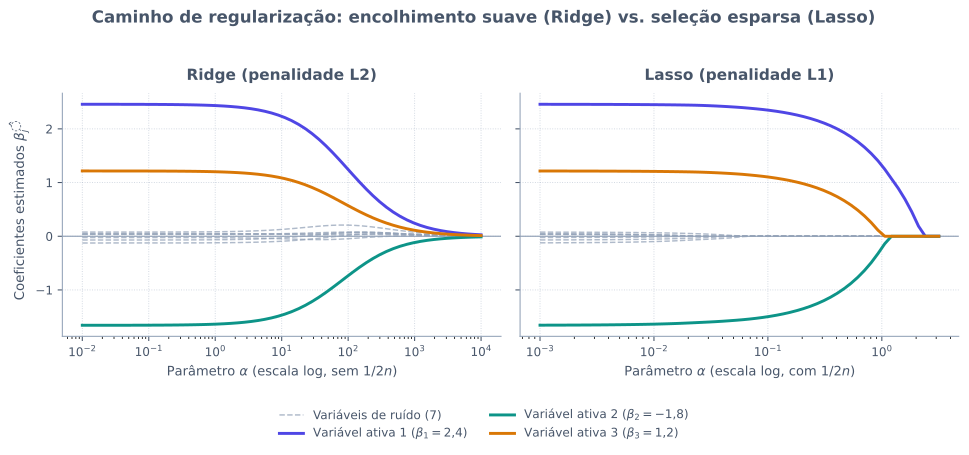

Write the Python code that produced this figure.
from pathlib import Path

import matplotlib.pyplot as plt
import numpy as np
from sklearn.linear_model import Lasso, Ridge
from sklearn.preprocessing import StandardScaler


def main() -> None:
    plt.rcParams["svg.fonttype"] = "none"

    rng = np.random.default_rng(0)
    n_amostras, n_vars = 120, 10

    # Variáveis preditoras correlacionadas (como features de estímulo ou canais de EEG)
    fator_comum = rng.normal(0.0, 1.0, size=(n_amostras, 1))
    X_bruto = 0.55 * fator_comum + rng.normal(0.0, 1.0, size=(n_amostras, n_vars))
    X = StandardScaler().fit_transform(X_bruto)

    # Apenas as 3 primeiras variáveis carregam sinal verdadeiro
    pesos_reais = np.array([2.4, -1.8, 1.2, 0.0, 0.0, 0.0, 0.0, 0.0, 0.0, 0.0])
    y = X @ pesos_reais + rng.normal(0.0, 0.8, size=n_amostras)
    y = y - y.mean()

    alphas_ridge = np.logspace(-2, 4, 60)
    coefs_ridge = np.array([Ridge(alpha=a).fit(X, y).coef_ for a in alphas_ridge])

    alphas_lasso = np.logspace(-3, 0.5, 60)
    coefs_lasso = np.array(
        [Lasso(alpha=a, max_iter=10000).fit(X, y).coef_ for a in alphas_lasso]
    )

    cor_texto = "#475569"
    cor_grade = "#94A3B8"
    cores_ativas = ["#4F46E5", "#0D9488", "#D97706"]
    nomes_ativas = [
        "Variável ativa 1 ($\\beta_1 = 2{,}4$)",
        "Variável ativa 2 ($\\beta_2 = -1{,}8$)",
        "Variável ativa 3 ($\\beta_3 = 1{,}2$)",
    ]

    fig, (ax_r, ax_l) = plt.subplots(1, 2, figsize=(10.2, 4.3), sharey=True)
    fig.patch.set_alpha(0.0)

    paineis = [
        (ax_r, alphas_ridge, coefs_ridge, "Ridge (penalidade L2)", "Parâmetro $\\alpha$ (escala log, sem $1/2n$)"),
        (ax_l, alphas_lasso, coefs_lasso, "Lasso (penalidade L1)", "Parâmetro $\\alpha$ (escala log, com $1/2n$)"),
    ]

    for ax, alphas, coefs, titulo, xlabel in paineis:
        ax.patch.set_alpha(0.0)
        ax.axhline(0.0, color=cor_grade, linewidth=0.9, zorder=1)

        # Variáveis de ruído em cinza tracejado
        for j in range(3, n_vars):
            rotulo = "Variáveis de ruído (7)" if j == 3 else None
            ax.plot(
                alphas,
                coefs[:, j],
                color=cor_grade,
                linestyle="--",
                linewidth=1.1,
                alpha=0.75,
                label=rotulo,
                zorder=2,
            )

        # Variáveis ativas em destaque
        for j in range(3):
            ax.plot(
                alphas,
                coefs[:, j],
                color=cores_ativas[j],
                linewidth=2.2,
                label=nomes_ativas[j],
                zorder=3,
            )

        ax.set_xscale("log")
        ax.set_title(titulo, fontsize=11.5, fontweight="bold", color=cor_texto, pad=10)
        ax.set_xlabel(xlabel, fontsize=9.8, color=cor_texto)
        ax.grid(True, which="major", linestyle=":", linewidth=0.7, alpha=0.45, color=cor_grade)
        ax.spines["top"].set_visible(False)
        ax.spines["right"].set_visible(False)
        ax.spines["left"].set_color(cor_grade)
        ax.spines["bottom"].set_color(cor_grade)
        ax.tick_params(colors=cor_texto, labelsize=9)

    ax_r.set_ylabel("Coeficientes estimados $\\hat{\\beta}_j$", fontsize=10, color=cor_texto)
    handles, labels = ax_r.get_legend_handles_labels()
    fig.legend(
        handles,
        labels,
        loc="lower center",
        ncol=2,
        frameon=False,
        fontsize=9,
        labelcolor=cor_texto,
        bbox_to_anchor=(0.5, -0.06),
    )
    fig.suptitle(
        "Caminho de regularização: encolhimento suave (Ridge) vs. seleção esparsa (Lasso)",
        fontsize=12.5,
        fontweight="bold",
        color=cor_texto,
        y=1.01,
    )
    fig.tight_layout(rect=(0.0, 0.08, 1.0, 0.98))

    destino = Path(__file__).resolve().parent / "t06-caminho.svg"
    fig.savefig(destino, format="svg", transparent=True, bbox_inches="tight")
    plt.close(fig)


if __name__ == "__main__":
    main()
